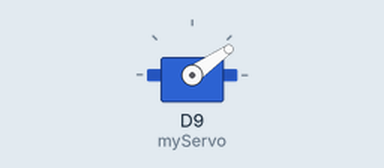
Recording of a program running on a simulated Arduino Uno R4 WiFi. On the bench: servo. What the program prints to the serial monitor is not drawn.

Above: at 0.05 s.
At 1.5 s:
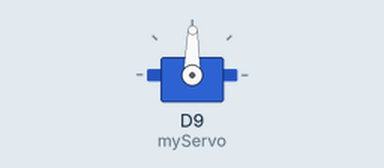
At 2.25 s:
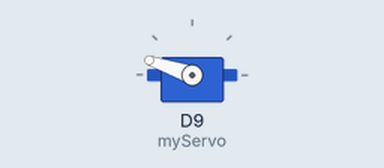
At 3.0 s:
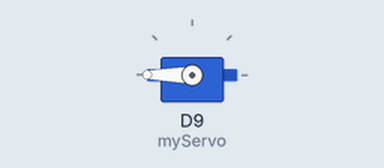
Timing chart, 0 to 6.9 s (numbered marks = the images above):
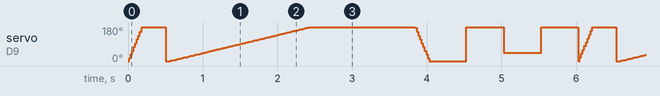

The program:

main.cpp
```cpp
#include <Arduino.h>
#include <servo.h>
Servo myServo;
void setup() {
    Serial.begin(9600);
    myServo.attach(9);
    Serial.println("Servo intiate");

}

void loop() {
    for (int angle = 0; angle <= 3600; angle += 5) {
        myServo.write(angle);
        Serial.print("Angle: ");
        Serial.println(angle);
        delay(5);
    }
    for (int angle = 360; angle >= 0; angle -= 5) {
        myServo.write(angle);
        Serial.print("Angle: ");
        Serial.println(angle);
        delay(5);
    }
    myServo.write(0);
    delay(500);
    myServo.write(5000);
    delay(500);
    myServo.write(1000);
    delay(500);
    myServo.write(10000);
    delay(500);

}
```
